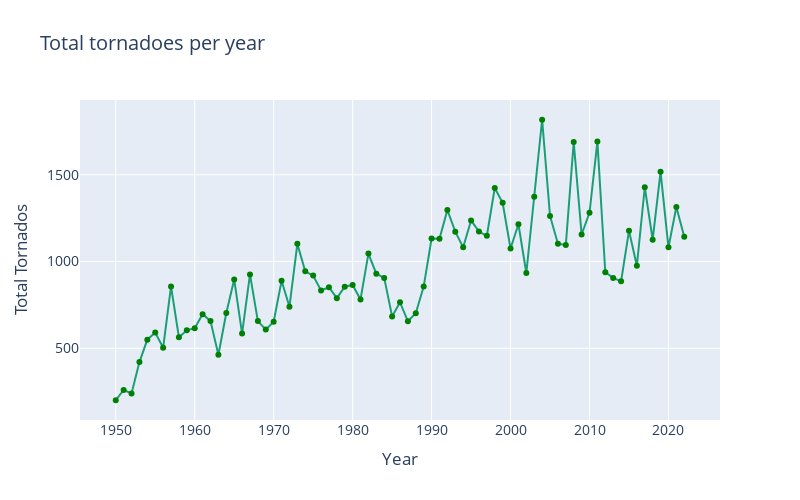

The notebook cell saved with this chart:
### Markdown cell above
## Are tornado frequencies increasing or decreasing over time?

### Code cell
# Group by year and sum loss
yearly_tornadoes = data.groupby('yr').size().reset_index(name='counts').sort_index()

# Create the plot
fig = px.line(
    yearly_tornadoes, 
    x='yr', 
    y='counts', 
    title='Total tornadoes per year', 
    markers=True
)

# Update traces to set the color for line and markers using RGB value
fig.update_traces(
    line=dict(color='rgb(27,158,119)'),  # Set line color using RGB
    marker=dict(color='rgb(0, 128, 0)')  # Set marker color using RGB
)

# Update layout for better aesthetics
fig.update_layout(
    width=800,
    height=500,
    xaxis_title='Year',
    yaxis_title='Total Tornados',
    font=dict(size=14),
    showlegend=False
)

# Show the plot
fig.show()

### Figure 1 — Plotly figure (JSON) as saved in the notebook; plotly's stock layout.template omitted (floating-point values rounded to 4 significant figures)
{"data": [{"hovertemplate": "yr=%{x}<br>counts=%{y}<extra></extra>", "legendgroup": "", "line": {"color": "rgb(27,158,119)", "dash": "solid"}, "marker": {"color": "rgb(0, 128, 0)", "symbol": "circle"}, "mode": "lines+markers", "name": "", "orientation": "v", "showlegend": false, "type": "scatter", "x": [1950, 1951, 1952, 1953, 1954, 1955, 1956, 1957, 1958, 1959, 1960, 1961, 1962, 1963, 1964, 1965, 1966, 1967, 1968, 1969, 1970, 1971, 1972, 1973, 1974, 1975, 1976, 1977, 1978, 1979, 1980, 1981, 1982, 1983, 1984, 1985, 1986, 1987, 1988, 1989, 1990, 1991, 1992, 1993, 1994, 1995, 1996, 1997, 1998, 1999, 2000, 2001, 2002, 2003, 2004, 2005, 2006, 2007, 2008, 2009, 2010, 2011, 2012, 2013, 2014, 2015, 2016, 2017, 2018, 2019, 2020, 2021, 2022], "xaxis": "x", "y": [201, 260, 240, 421, 550, 591, 503, 857, 564, 604, 616, 697, 657, 463, 704, 897, 585, 926, 657, 608, 653, 889, 740, 1102, 944, 919, 834, 852, 789, 855, 865, 782, 1046, 930, 906, 684, 765, 656, 702, 856, 1133, 1132, 1297, 1172, 1082, 1237, 1173, 1148, 1424, 1339, 1075, 1215, 934, 1374, 1817, 1263, 1103, 1095, 1689, 1156, 1281, 1691, 938, 906, 886, 1177, 976, 1428, 1126, 1517, 1082, 1314, 1143], "yaxis": "y"}], "layout": {"font": {"size": 14}, "height": 500, "legend": {"tracegroupgap": 0}, "showlegend": false, "title": {"text": "Total tornadoes per year"}, "width": 800, "xaxis": {"anchor": "y", "domain": [0, 1], "title": {"text": "Year"}}, "yaxis": {"anchor": "x", "domain": [0, 1], "title": {"text": "Total Tornados"}}}}
